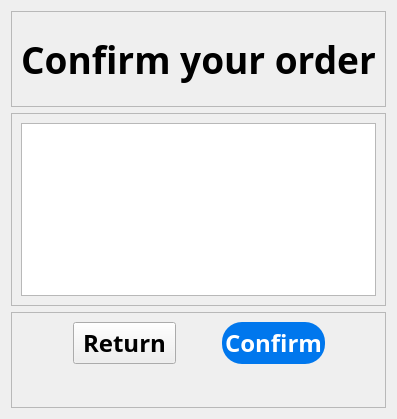
           <widget class="QWidget" name="confirm_order_page8">
            <layout class="QVBoxLayout" name="verticalLayout_15">
             <item>
              <layout class="QVBoxLayout" name="verticalLayout_14" stretch="1,2,1">
               <item>
                <widget class="QFrame" name="frame_24">
                 <property name="frameShape">
                  <enum>QFrame::StyledPanel</enum>
                 </property>
                 <property name="frameShadow">
                  <enum>QFrame::Raised</enum>
                 </property>
                 <layout class="QGridLayout" name="gridLayout_48">
                  <item row="0" column="0">
                   <layout class="QGridLayout" name="gridLayout_47">
                    <item row="0" column="0">
                     <widget class="QLabel" name="label_27">
                      <property name="font">
                       <font>
                        <family>Bahnschrift SemiBold</family>
                        <pointsize>28</pointsize>
                        <weight>75</weight>
                        <bold>true</bold>
                       </font>
                      </property>
                      <property name="text">
                       <string>Confirm your order</string>
                      </property>
                      <property name="alignment">
                       <set>Qt::AlignCenter</set>
                      </property>
                     </widget>
                    </item>
                   </layout>
                  </item>
                 </layout>
                </widget>
               </item>
               <item>
                <widget class="QFrame" name="frame_23">
                 <property name="frameShape">
                  <enum>QFrame::StyledPanel</enum>
                 </property>
                 <property name="frameShadow">
                  <enum>QFrame::Raised</enum>
                 </property>
                 <layout class="QGridLayout" name="gridLayout_50">
                  <item row="0" column="0">
                   <layout class="QGridLayout" name="gridLayout_49">
                    <item row="1" column="0">
                     <widget class="QTextBrowser" name="order_info">
                      <property name="font">
                       <font>
                        <family>Bahnschrift SemiBold</family>
                        <pointsize>18</pointsize>
                        <weight>75</weight>
                        <bold>true</bold>
                       </font>
                      </property>
                     </widget>
                    </item>
                   </layout>
                  </item>
                 </layout>
                </widget>
               </item>
               <item>
                <widget class="QFrame" name="frame_22">
                 <property name="frameShape">
                  <enum>QFrame::StyledPanel</enum>
                 </property>
                 <property name="frameShadow">
                  <enum>QFrame::Raised</enum>
                 </property>
                 <layout class="QGridLayout" name="gridLayout_52">
                  <item row="0" column="0">
                   <layout class="QGridLayout" name="gridLayout_51" rowstretch="1,1" columnstretch="2,4,0,4,2">
                    <item row="0" column="0">
                     <spacer name="horizontalSpacer_28">
                      <property name="orientation">
                       <enum>Qt::Horizontal</enum>
                      </property>
                      <property name="sizeHint" stdset="0">
                       <size>
                        <width>40</width>
                        <height>20</height>
                       </size>
                      </property>
                     </spacer>
                    </item>
                    <item row="0" column="1">
                     <widget class="QPushButton" name="to_select_page">
                      <property name="sizePolicy">
                       <sizepolicy hsizetype="Minimum" vsizetype="Expanding">
                        <horstretch>0</horstretch>
                        <verstretch>0</verstretch>
                       </sizepolicy>
                      </property>
                      <property name="font">
                       <font>
                        <family>Bahnschrift SemiBold</family>
                        <pointsize>18</pointsize>
                        <weight>75</weight>
                        <bold>true</bold>
                       </font>
                      </property>
                      <property name="text">
                       <string>Return</string>
                      </property>
                     </widget>
                    </item>
                    <item row="1" column="0">
                     <spacer name="verticalSpacer_17">
                      <property name="orientation">
                       <enum>Qt::Vertical</enum>
                      </property>
                      <property name="sizeHint" stdset="0">
                       <size>
                        <width>20</width>
                        <height>40</height>
                       </size>
                      </property>
                     </spacer>
                    </item>
                    <item row="0" column="2">
                     <spacer name="horizontalSpacer_29">
                      <property name="orientation">
                       <enum>Qt::Horizontal</enum>
                      </property>
                      <property name="sizeHint" stdset="0">
                       <size>
                        <width>40</width>
                        <height>20</height>
                       </size>
                      </property>
                     </spacer>
                    </item>
                    <item row="0" column="3">
                     <widget class="QPushButton" name="to_payment_details">
                      <property name="sizePolicy">
                       <sizepolicy hsizetype="Minimum" vsizetype="Expanding">
                        <horstretch>0</horstretch>
                        <verstretch>0</verstretch>
                       </sizepolicy>
                      </property>
                      <property name="font">
                       <font>
                        <family>Bahnschrift SemiBold</family>
                        <pointsize>18</pointsize>
                        <weight>75</weight>
                        <bold>true</bold>
                       </font>
                      </property>
                      <property name="styleSheet">
                       <string notr="true">QPushButton{background-color: rgb(0, 119, 237); border-radius:20px; color:rgb(255,255,255);}</string>
                      </property>
                      <property name="text">
                       <string>Confirm</string>
                      </property>
                     </widget>
                    </item>
                    <item row="0" column="4">
                     <spacer name="horizontalSpacer_30">
                      <property name="orientation">
                       <enum>Qt::Horizontal</enum>
                      </property>
                      <property name="sizeHint" stdset="0">
                       <size>
                        <width>40</width>
                        <height>20</height>
                       </size>
                      </property>
                     </spacer>
                    </item>
                   </layout>
                  </item>
                 </layout>
                </widget>
               </item>
              </layout>
             </item>
            </layout>
           </widget>
